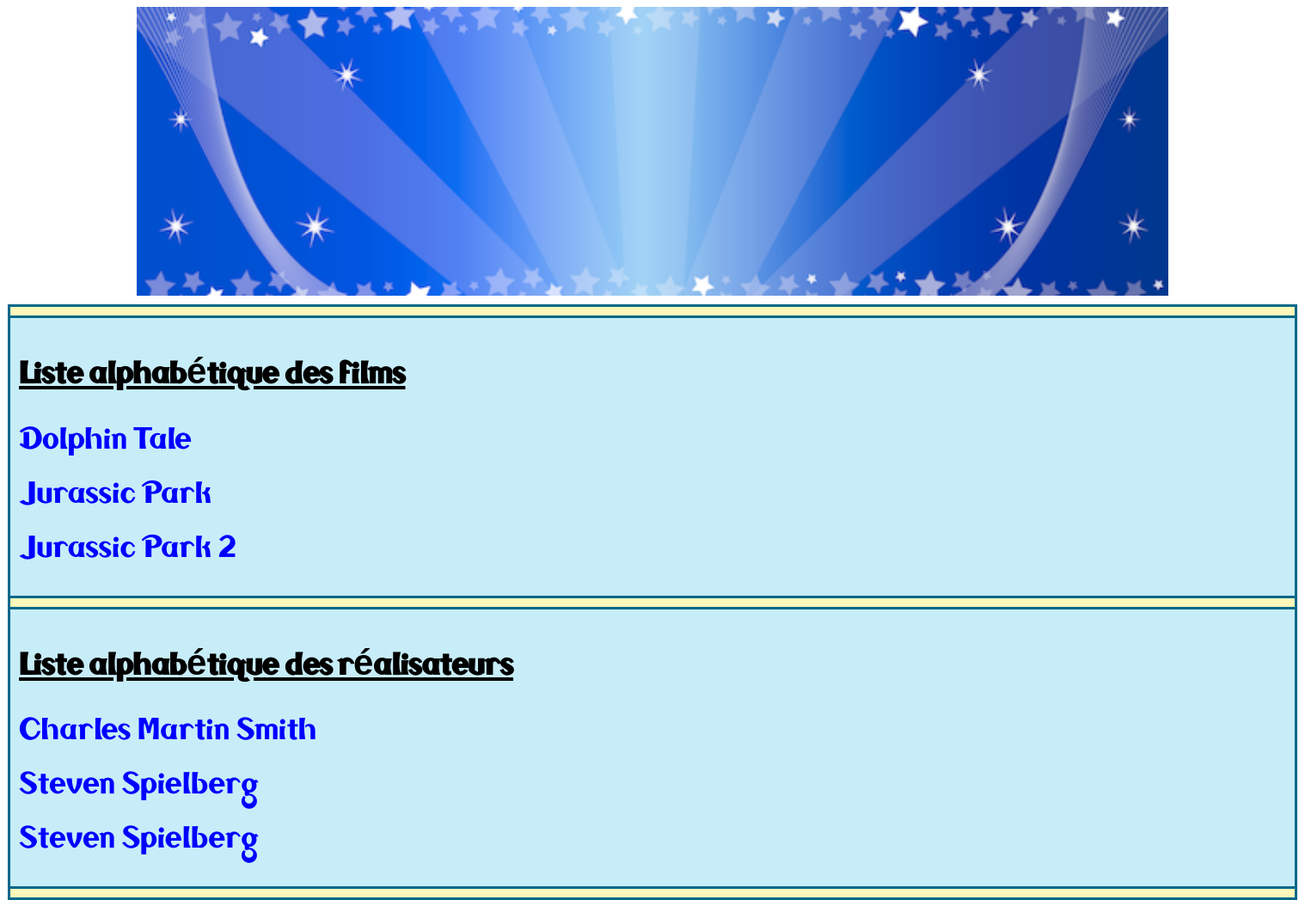
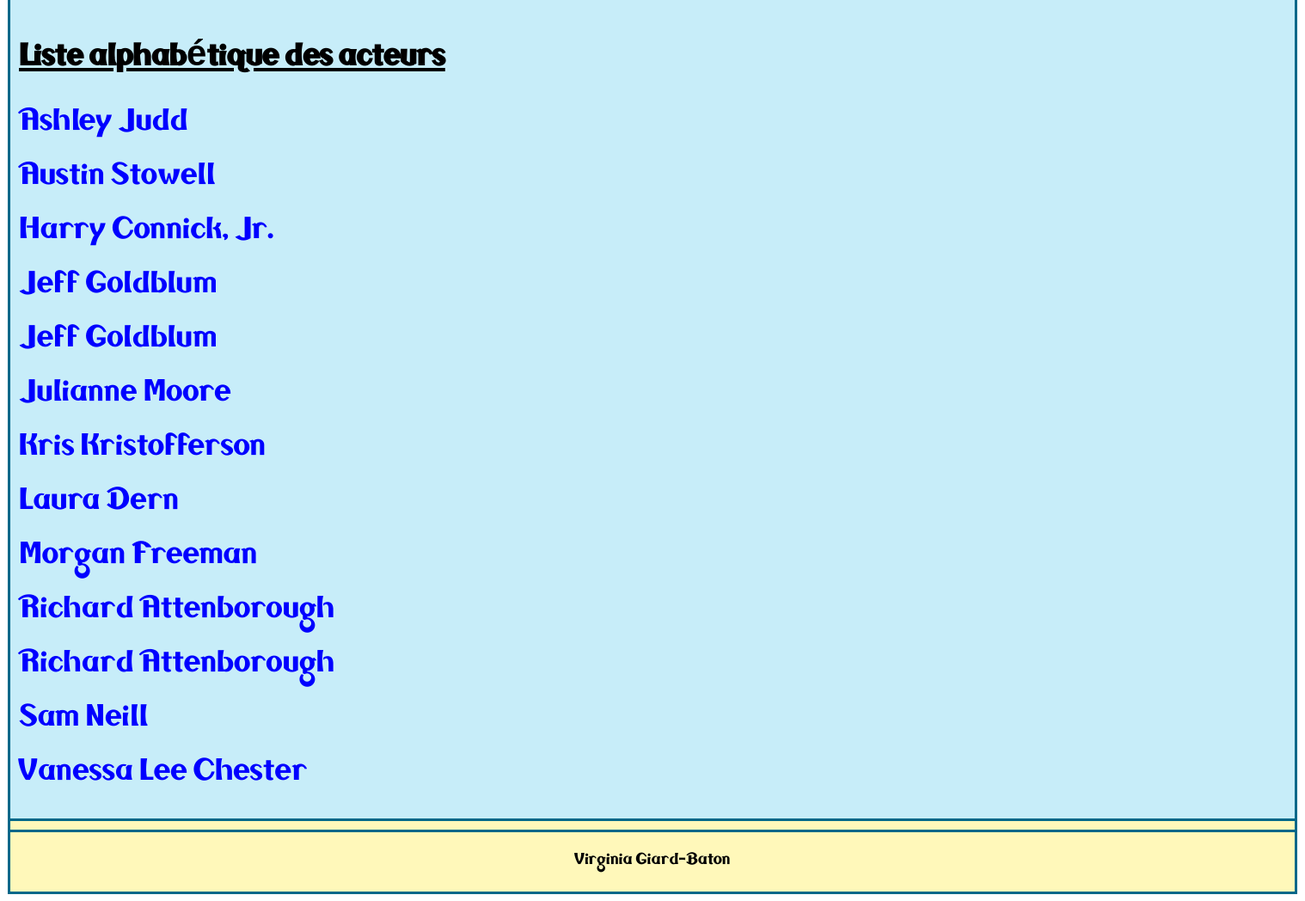
The page / on the database its author committed (2 pictures, top to bottom).
### tables this page shows
CREATE TABLE IF NOT EXISTS `movie` (
  `id` int(11) NOT NULL AUTO_INCREMENT,
  `title` varchar(255) NOT NULL,
  `releaseDate` date NOT NULL,
  `synopsis` text NOT NULL,
  `rating` int(11) NOT NULL,
  PRIMARY KEY (`id`)
);

CREATE TABLE IF NOT EXISTS `person` (
  `id` int(11) NOT NULL AUTO_INCREMENT,
  `lastname` varchar(255) NOT NULL,
  `firstname` varchar(255) NOT NULL,
  `birthDate` date NOT NULL,
  `biography` text NOT NULL,
  PRIMARY KEY (`id`)
);

### index.php (the view, shortened to what this page needs)
<!DOCTYPE html>
<html>
    <head>
        <link rel="stylesheet" href="style_film.css" />
    </head>
    <?php
        $link = mysqli_connect('localhost', 'root')
                or die('Erreur de connexion au serveur : ' . mysqli_connect_error());
            mysqli_select_db($link, 'film_bd')
                or die ('Erreur de sélection de la BD : ' . mysqli_error($link));
            mysqli_set_charset($link, 'utf8');
    ?>
    <?php
    $query = 'SELECT title,id FROM movie ORDER BY title';
    $stmt = mysqli_prepare($link, $query)
        or die('Échec de préparation de la requête : ' . mysqli_error($link));
    mysqli_stmt_execute($stmt)
        or die('Erreur dans la requête : ' . mysqli_error($link));
    $result = mysqli_stmt_get_result($stmt);
    if (mysqli_num_rows($result) != 0)
        {
            $films = [];
            while ($film = mysqli_fetch_array($result, MYSQLI_ASSOC))
            {
                $films[] = $film;
            }
        }
        else
        {
            echo 'Pas de résultats';
        }
    ?>
    <?php
    $query = 'SELECT id,lastname,firstname FROM person JOIN moviehasperson on person.id=moviehasperson.idPerson WHERE role = "director" ORDER BY firstname';
    $stmt = mysqli_prepare($link, $query)
        or die('Échec de préparation de la requête : ' . mysqli_error($link));
    mysqli_stmt_execute($stmt)
        or die('Erreur dans la requête : ' . mysqli_error($link));
    $result = mysqli_stmt_get_result($stmt);
    if (mysqli_num_rows($result) != 0)
        {
            $directors = [];
            while ($director = mysqli_fetch_array($result, MYSQLI_ASSOC))
            {
                $directors[] = $director;
            }
        }
        else
        {
            echo 'Pas de résultats';
        }
    ?>
    <?php
    $query = 'SELECT id,lastname,firstname FROM person JOIN moviehasperson on person.id=moviehasperson.idPerson WHERE role = "actor" ORDER BY firstname';
    $stmt = mysqli_prepare($link, $query)
        or die('Échec de préparation de la requête : ' . mysqli_error($link));
    mysqli_stmt_execute($stmt)
        or die('Erreur dans la requête : ' . mysqli_error($link));
    $result = mysqli_stmt_get_result($stmt);
    if (mysqli_num_rows($result) != 0)
        {
            $actors = [];
            while ($actor = mysqli_fetch_array($result, MYSQLI_ASSOC))
            {
                $actors[] = $actor;
            }
        }
        else
        {
            echo 'Pas de résultats';
        }
    ?>
    <body>
        <div id="bloc_page">
            <div id="bloc_body">
                <div id="bloc_sections">
                    <div class="liste_index">
                        <h1>Liste alphabétique des films</h1>
                        <?php
                            foreach ($films as $film)
                            {
                                ?>
                                <p>
                                    <span><a href="movie.php?title=<?php echo $film['title']; ?>&amp;id=<?php echo $film['id']; ?>"><?php echo $film['title']; ?></a></span>
                                </p>
                                <?php
                            }
                        ?>
                    </div>
                    <div class="liste_index">
                        <h1>Liste alphabétique des réalisateurs</h1>
                        <?php
                            foreach ($directors as $director)
                            {
                                ?>
                                <p>
                                    <span><a href="director.php?name=<?php echo $director['firstname'] . '_' . $director['lastname']; ?>&amp;id=<?php echo $director['id']; ?>"><?php echo $director['firstname'] . ' ' . $director['lastname']; ?></a></span>
                                </p>
                                <?php
                            }
                        ?>
                    </div>
                    <div class="liste_index">
                        <h1>Liste alphabétique des acteurs</h1>
                        <?php
                            foreach ($actors as $actor)
                            {
                                ?>
                                <p>
                                    <span><a href="director.php?name=<?php echo $actor['firstname'] . '_' . $actor['lastname']; ?>&amp;id=<?php echo $actor['id']; ?>"><?php echo $actor['firstname'] . ' ' . $actor['lastname']; ?></a></span>
                                </p>
                                <?php
                            }
                        ?>
                    </div>
                </div>
            </div>
        </div>
    </body>
</html>

### style_film.css (style rules this page uses)
#bloc_page { width: 1500px; display: flex; flex-direction: column; margin: auto; }
.liste_index { background-color: rgb(199, 237, 249); border-top: 3px solid rgb(0, 104, 137); border-bottom: 3px solid rgb(0, 104, 137); margin-top: 10px; margin-bottom: 10px; padding: 10px; }
.liste_index h1 { text-decoration: underline; }
.liste_index a, .liste_index a:visited { text-decoration: none; color: blue; }
#bloc_body { display: flex; flex-direction: row; }
#bloc_sections { background-color: rgb(255, 248, 186); border-top: 3px solid rgb(0, 104, 137); border-left: 3px solid rgb(0, 104, 137); border-right: 3px solid rgb(0, 104, 137); width: 100%; }
h1, a { font-family: 'seasalt-webfont', Arial, sans-serif; font-size: 42px; }

### rows shown on the page
movie: title "Dolphin Tale"
movie: title "Jurassic Park"
movie: title "Jurassic Park 2"
person: firstname "Charles", lastname "Martin Smith"
person: firstname "Steven", lastname "Spielberg"
person: firstname "Ashley", lastname "Judd"
person: firstname "Austin", lastname "Stowell"
person: firstname "Harry", lastname "Connick, Jr."
person: firstname "Jeff", lastname "Goldblum"
person: firstname "Julianne", lastname "Moore"
person: firstname "Kris", lastname "Kristofferson"
person: firstname "Laura", lastname "Dern"
person: firstname "Morgan", lastname "Freeman"
person: firstname "Richard", lastname "Attenborough"
person: firstname "Sam", lastname "Neill"
person: firstname "Vanessa", lastname "Lee Chester"
